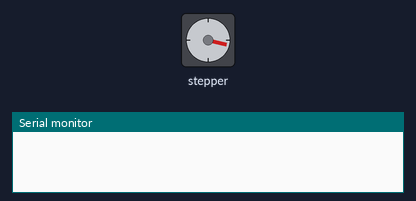
Simulated run of this program. Board: Arduino Uno, built with avr-gcc and run on an emulated ATmega328P. On the bench: stepper motor, the last lines printed to the serial monitor. Stepper angles assume 200 steps per turn.

Above: at 0.4 s.
At 1.72 s:
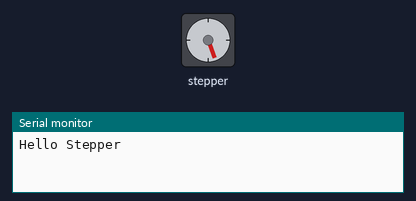
At 2.35 s:
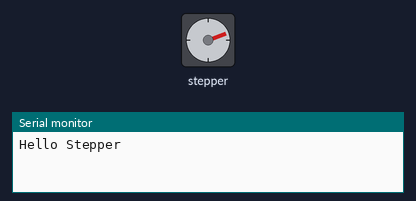
At 2.9 s:
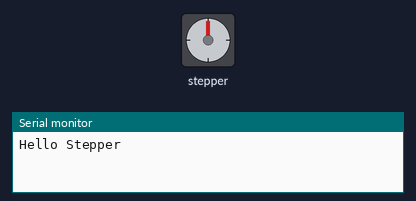
Timing chart, 0 to 4.4 s (numbered marks = the images above):
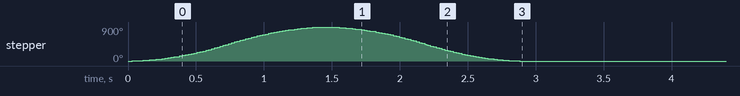

Measured:
- by itself, stepper: turns 900° clockwise in 1.4 s, then 900° counter-clockwise in 1.4 s

The program:

main.cpp
```cpp
#include <Arduino.h>
#include <AccelStepper.h>

#define Mode 1
#define PUL 13
#define DIR 12

AccelStepper stepper(Mode,PUL,DIR);

void setup()
{
    Serial.begin(115200);
    stepper.setMaxSpeed(1000);
    stepper.setAcceleration(1000);
    stepper.runToNewPosition(500);
    Serial.println("Hello Stepper");
}

void loop()
{
  stepper.runToNewPosition(0);
}

// put function declarations here:
//int myFunction(int, int);

//void setup() {
  // put your setup code here, to run once:
  //int result = myFunction(2, 3);
//}

//void loop() {
  // put your main code here, to run repeatedly:
//}

// put function definitions here:
//int myFunction(int x, int y) {
  //return x + y;
//}
```
